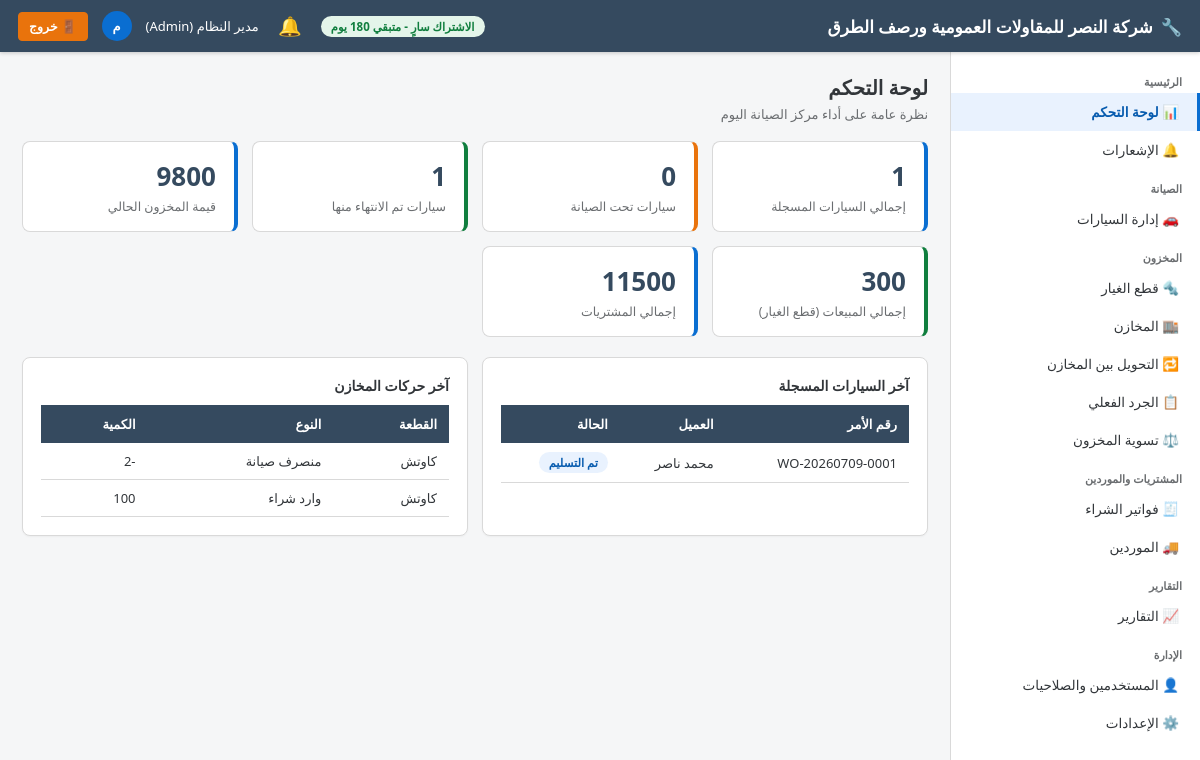
The page / (signed in) on the database its author committed.
### app/models/settings.py (models this page shows)
class CompanySettings(db.Model):
    __tablename__ = "company_settings"
    id = db.Column(db.Integer, primary_key=True)
    company_name = db.Column(db.String(150), default="مركز الصيانة")
    logo_path = db.Column(db.String(255))
    phone = db.Column(db.String(30))
    address = db.Column(db.String(250))
    email = db.Column(db.String(120))
    commercial_register = db.Column(db.String(50))   # السجل التجاري
    tax_no = db.Column(db.String(50))                # الرقم الضريبي
    tax_percent_default = db.Column(db.Numeric(5, 2), default=15)
    invoice_prefix = db.Column(db.String(10), default="INV-")
    workorder_prefix = db.Column(db.String(10), default="WO-")
    next_invoice_no = db.Column(db.Integer, default=1)
    next_workorder_no = db.Column(db.Integer, default=1)

### app/models/user.py (models this page shows, shortened)
class User(db.Model, UserMixin):
    __tablename__ = "users"
    id = db.Column(db.Integer, primary_key=True)
    full_name = db.Column(db.String(150), nullable=False)
    username = db.Column(db.String(50), unique=True, nullable=False, index=True)
    password_hash = db.Column(db.String(255), nullable=False)
    phone = db.Column(db.String(30))
    email = db.Column(db.String(120))
    role_id = db.Column(db.Integer, db.ForeignKey("roles.id"), nullable=False)
    is_active_user = db.Column(db.Boolean, default=True)
    is_hidden = db.Column(db.Boolean, default=False)   # مستخدم خفي (لا يظهر في شاشة إدارة المستخدمين)
    created_at = db.Column(db.DateTime, default=datetime.utcnow)
    role = db.relationship("Role", back_populates="users")
    @property
    def is_active(self):
        return self.is_active_user
    @property
    def is_super_admin(self):
        return self.username == "administrator" and self.is_hidden

class Role(db.Model):
    __tablename__ = "roles"
    id = db.Column(db.Integer, primary_key=True)
    name = db.Column(db.String(50), unique=True, nullable=False)
    description = db.Column(db.String(200))
    users = db.relationship("User", back_populates="role")
    permissions = db.relationship("RolePermission", back_populates="role", cascade="all, delete-orphan")

### app/models/vehicle.py (models this page shows, shortened)
class Vehicle(db.Model):
    __tablename__ = "vehicles"
    id = db.Column(db.Integer, primary_key=True)
    order_no = db.Column(db.String(30), unique=True, nullable=False, index=True)  # رقم أمر الصيانة
    customer_name = db.Column(db.String(150), nullable=False)
    customer_phone = db.Column(db.String(30), nullable=False)
    customer_address = db.Column(db.String(250))
    car_type = db.Column(db.String(100), nullable=False)     # نوع السيارة
    car_model = db.Column(db.String(100))                    # الموديل
    plate_no = db.Column(db.String(30), nullable=False)      # رقم اللوحة
    chassis_no = db.Column(db.String(60))                    # رقم الشاسيه
    color = db.Column(db.String(40))
    odometer = db.Column(db.Integer, default=0)              # العداد
    entry_date = db.Column(db.DateTime, default=datetime.utcnow)
    expected_delivery_date = db.Column(db.DateTime)
    actual_delivery_date = db.Column(db.DateTime)
    technician_id = db.Column(db.Integer, db.ForeignKey("users.id"))
    status = db.Column(db.String(30), default=VehicleStatusEnum.IN_PROGRESS)
    notes = db.Column(db.Text)
    created_by_id = db.Column(db.Integer, db.ForeignKey("users.id"))
    created_at = db.Column(db.DateTime, default=datetime.utcnow)
    technician = db.relationship("User", foreign_keys=[technician_id])
    faults = db.relationship("VehicleFault", back_populates="vehicle", cascade="all, delete-orphan")
    parts_used = db.relationship("WorkOrderPart", back_populates="vehicle", cascade="all, delete-orphan")
    @property
    def status_label(self):
        return VehicleStatusEnum.LABELS_AR.get(self.status, self.status)

### app/models/warehouse.py (models this page shows)
class StockMovement(db.Model):
    __tablename__ = "stock_movements"
    MOVEMENT_TYPES_AR = {
        "in_purchase": "وارد شراء",
        "out_workorder": "منصرف صيانة",
        "transfer_in": "تحويل وارد",
        "transfer_out": "تحويل صادر",
        "adjustment": "تسوية",
        "stocktake": "جرد",
        "sale": "منصرف بيع",
    }
    id = db.Column(db.Integer, primary_key=True)
    part_id = db.Column(db.Integer, db.ForeignKey("parts.id"), nullable=False)
    warehouse_id = db.Column(db.Integer, db.ForeignKey("warehouses.id"), nullable=False)
    movement_type = db.Column(db.String(30), nullable=False)
    quantity = db.Column(db.Integer, nullable=False)     # موجب = وارد، سالب = منصرف
    reference_no = db.Column(db.String(50))              # رقم المستند المرجعي
    notes = db.Column(db.String(250))
    user_id = db.Column(db.Integer, db.ForeignKey("users.id"))
    created_at = db.Column(db.DateTime, default=datetime.utcnow, index=True)
    part = db.relationship("Part")
    warehouse = db.relationship("Warehouse")
    user = db.relationship("User")
    @property
    def type_label(self):
        return self.MOVEMENT_TYPES_AR.get(self.movement_type, self.movement_type)

### app/models/part.py (models this page shows, shortened)
class Part(db.Model):
    __tablename__ = "parts"
    id = db.Column(db.Integer, primary_key=True)
    code = db.Column(db.String(30), unique=True, nullable=False, index=True)  # كود تلقائي
    barcode = db.Column(db.String(60), unique=True)
    name = db.Column(db.String(150), nullable=False)
    category_id = db.Column(db.Integer, db.ForeignKey("part_categories.id"))
    unit = db.Column(db.String(30), default="قطعة")           # الوحدة
    min_quantity = db.Column(db.Integer, default=1)            # أقل كمية (حد إعادة الطلب)
    purchase_price = db.Column(db.Numeric(12, 2), default=0)
    sale_price = db.Column(db.Numeric(12, 2), default=0)
    supplier_id = db.Column(db.Integer, db.ForeignKey("suppliers.id"))
    image_path = db.Column(db.String(255))
    is_active = db.Column(db.Boolean, default=True)
    category = db.relationship("PartCategory", back_populates="parts")
    supplier = db.relationship("Supplier")
    balances = db.relationship("StockBalance", back_populates="part", cascade="all, delete-orphan")
    @property
    def total_balance(self):
        return sum((b.quantity for b in self.balances), 0)
    @property
    def is_low_stock(self):
        return self.total_balance <= self.min_quantity

### app/blueprints/dashboard/routes.py (the view)
@dashboard_bp.route("/")
@login_required
def index():
    total_cars = Vehicle.query.count()
    finished_cars = Vehicle.query.filter(
        Vehicle.status.in_([VehicleStatusEnum.FINISHED, VehicleStatusEnum.DELIVERED])
    ).count()
    under_maintenance = Vehicle.query.filter_by(status=VehicleStatusEnum.IN_PROGRESS).count()
    stock_value = 0
    for bal in StockBalance.query.all():
        stock_value += bal.quantity * float(bal.part.purchase_price or 0)
    total_sales = sum(
        (wop.quantity * float(wop.unit_price) for wop in WorkOrderPart.query.all()), 0
    )
    total_purchases = 0
    for inv in PurchaseInvoice.query.all():
        total_purchases += inv.total
    low_stock_parts = [p for p in Part.query.filter_by(is_active=True).all() if p.is_low_stock]
    recent_vehicles = Vehicle.query.order_by(Vehicle.created_at.desc()).limit(5).all()
    recent_movements = StockMovement.query.order_by(StockMovement.created_at.desc()).limit(8).all()
    return render_template(
        "dashboard/index.html",
        total_cars=total_cars,
        finished_cars=finished_cars,
        under_maintenance=under_maintenance,
        stock_value=stock_value,
        total_sales=total_sales,
        total_purchases=total_purchases,
        low_stock_parts=low_stock_parts,
        recent_vehicles=recent_vehicles,
        recent_movements=recent_movements,
    )

### app/templates/dashboard/index.html (shortened to what this page needs)
{% extends "base.html" %}
{% block content %}
<div class="page-title">لوحة التحكم</div>
<div class="page-subtitle">نظرة عامة على أداء مركز الصيانة اليوم</div>
<div class="kpi-grid">
    <div class="kpi-card">
        <div class="kpi-value">{{ total_cars }}</div>
        <div class="kpi-label">إجمالي السيارات المسجلة</div>
    </div>
    <div class="kpi-card warning">
        <div class="kpi-value">{{ under_maintenance }}</div>
        <div class="kpi-label">سيارات تحت الصيانة</div>
    </div>
    <div class="kpi-card success">
        <div class="kpi-value">{{ finished_cars }}</div>
        <div class="kpi-label">سيارات تم الانتهاء منها</div>
    </div>
    <div class="kpi-card">
        <div class="kpi-value">{{ "%.0f"|format(stock_value) }}</div>
        <div class="kpi-label">قيمة المخزون الحالي</div>
    </div>
    <div class="kpi-card success">
        <div class="kpi-value">{{ "%.0f"|format(total_sales) }}</div>
        <div class="kpi-label">إجمالي المبيعات (قطع الغيار)</div>
    </div>
    <div class="kpi-card">
        <div class="kpi-value">{{ "%.0f"|format(total_purchases) }}</div>
        <div class="kpi-label">إجمالي المشتريات</div>
    </div>
</div>
<div class="form-grid">
    <div class="fiori-card">
        <strong>آخر السيارات المسجلة</strong>
        <div class="fiori-table-wrap mt-2">
            <table class="fiori-table">
                <thead><tr><th>رقم الأمر</th><th>العميل</th><th>الحالة</th></tr></thead>
                <tbody>
                {% for v in recent_vehicles %}
                    <tr>
                        <td><a href="{{ url_for('vehicles.view_vehicle', vehicle_id=v.id) }}">{{ v.order_no }}</a></td>
                        <td>{{ v.customer_name }}</td>
                        <td><span class="badge badge-blue">{{ v.status_label }}</span></td>
                    </tr>
                {% else %}
                    <tr><td colspan="3" class="text-muted">لا توجد بيانات</td></tr>
                {% endfor %}
                </tbody>
            </table>
        </div>
    </div>
    <div class="fiori-card">
        <strong>آخر حركات المخازن</strong>
        <div class="fiori-table-wrap mt-2">
            <table class="fiori-table">
                <thead><tr><th>القطعة</th><th>النوع</th><th>الكمية</th></tr></thead>
                <tbody>
                {% for m in recent_movements %}
                    <tr>
                        <td>{{ m.part.name }}</td>
                        <td>{{ m.type_label }}</td>
                        <td>{{ m.quantity }}</td>
                    </tr>
                {% else %}
                    <tr><td colspan="3" class="text-muted">لا توجد بيانات</td></tr>
                {% endfor %}
                </tbody>
            </table>
        </div>
    </div>
</div>
{% endblock %}

### app/templates/base.html (shortened to what this page needs)
<!DOCTYPE html>
<html lang="ar" dir="rtl">
<head>
    <link rel="stylesheet" href="{{ url_for('static', filename='css/fiori.css') }}">
</head>
<body>
    <header class="fiori-header">
        <div style="display:flex;align-items:center;">
            <div class="brand">
                {% if company and company.logo_path %}
                <img src="{{ url_for('static', filename=company.logo_path) }}" alt="شعار" style="height:30px;width:30px;object-fit:contain;border-radius:4px;background:#fff;padding:2px;">
                {% else %}
                🔧
                {% endif %}
                <span>{{ company.company_name if company and company.company_name else 'نظام إدارة مركز الصيانة' }}</span>
            </div>
        </div>
        <div class="user-box">
            {% if license_days_remaining is defined and license_days_remaining is not none %}
                {% if license_days_remaining <= 5 %}
                <span class="badge badge-red">الاشتراك ينتهي خلال {{ license_days_remaining }} يوم</span>
                {% elif license_days_remaining <= 15 %}
                <span class="badge badge-orange">الاشتراك ينتهي خلال {{ license_days_remaining }} يوم</span>
                {% else %}
                <span class="badge badge-green">الاشتراك سارٍ - متبقي {{ license_days_remaining }} يوم</span>
                {% endif %}
            {% endif %}
            <div class="notif-bell-wrap">
                <button type="button" class="notif-bell-btn" id="notifBellBtn" aria-label="الإشعارات">
                    🔔
                </button>
            </div>
            <span>{{ current_user.full_name }} ({{ current_user.role.name if current_user.role else '' }})</span>
            <div class="user-avatar">{{ current_user.full_name[0] if current_user.full_name else 'U' }}</div>
            <a href="{{ url_for('auth.logout') }}" class="btn btn-logout btn-sm">🚪 خروج</a>
        </div>
    </header>
    <nav class="fiori-sidebar">
        <div class="nav-group-title">الرئيسية</div>
        <a class="nav-link {{ 'active' if request.blueprint=='dashboard' }}" href="{{ url_for('dashboard.index') }}">📊 لوحة التحكم</a>
        <a class="nav-link {{ 'active' if request.blueprint=='notifications' }}" href="{{ url_for('notifications.list_notifications') }}">
            🔔 الإشعارات
        </a>
        <div class="nav-group-title">الصيانة</div>
        <a class="nav-link {{ 'active' if request.blueprint=='vehicles' }}" href="{{ url_for('vehicles.list_vehicles') }}">🚗 إدارة السيارات</a>
        <div class="nav-group-title">المخزون</div>
        <a class="nav-link {{ 'active' if request.blueprint=='parts' }}" href="{{ url_for('parts.list_parts') }}">🔩 قطع الغيار</a>
        <a class="nav-link {{ 'active' if request.blueprint=='warehouses' }}" href="{{ url_for('warehouses.list_warehouses') }}">🏬 المخازن</a>
        <a class="nav-link {{ 'active' if request.blueprint=='transfers' }}" href="{{ url_for('transfers.list_transfers') }}">🔁 التحويل بين المخازن</a>
        <a class="nav-link {{ 'active' if request.blueprint=='stocktake' }}" href="{{ url_for('stocktake.list_stocktakes') }}">📋 الجرد الفعلي</a>
        <a class="nav-link {{ 'active' if request.blueprint=='adjustments' }}" href="{{ url_for('adjustments.list_adjustments') }}">⚖️ تسوية المخزون</a>
        <div class="nav-group-title">المشتريات والموردين</div>
        <a class="nav-link {{ 'active' if request.blueprint=='purchases' }}" href="{{ url_for('purchases.list_purchases') }}">🧾 فواتير الشراء</a>
        <a class="nav-link {{ 'active' if request.blueprint=='suppliers' }}" href="{{ url_for('suppliers.list_suppliers') }}">🚚 الموردين</a>
        <div class="nav-group-title">التقارير</div>
        <a class="nav-link {{ 'active' if request.blueprint=='reports' }}" href="{{ url_for('reports.index') }}">📈 التقارير</a>
        <div class="nav-group-title">الإدارة</div>
        <a class="nav-link {{ 'active' if request.blueprint=='users' }}" href="{{ url_for('users.list_users') }}">👤 المستخدمين والصلاحيات</a>
        <a class="nav-link {{ 'active' if request.blueprint=='settings' }}" href="{{ url_for('settings.company_settings') }}">⚙️ الإعدادات</a>
    </nav>
    <main class="fiori-content">
        {% block content %}{% endblock %}
    </main>
</body>
</html>

### rows shown on the page
CompanySettings: company_name "شركة النصر للمقاولات العمومية ورصف الطرق"
User: full_name "مدير النظام", full_name "م"
Role: role "Admin"
Vehicle: order_no "WO-20260709-0001", customer_name "محمد ناصر", status_label "تم التسليم"
StockMovement: part.name "كاوتش", type_label "منصرف صيانة", quantity "-2"
StockMovement: part.name "كاوتش", type_label "وارد شراء", quantity "100"

### other values the page prints
{{ total_cars }} "1"
{{ under_maintenance }} "0"
{{ finished_cars }} "1"
{{ "%.0f"|format(stock_value) }} "9800"
{{ "%.0f"|format(total_sales) }} "300"
{{ "%.0f"|format(total_purchases) }} "11500"
